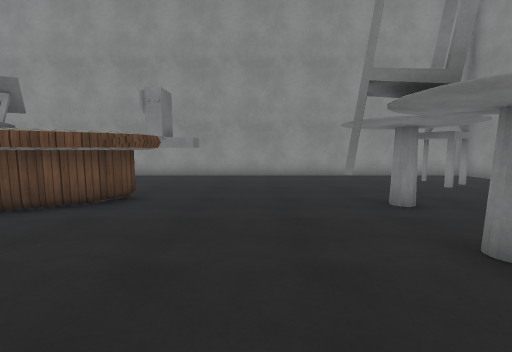
[1] (above)

19 first-person views from a walk through a scene from a Unity 3-D project. The camera is 1.3 m above the floor, tilts 6° down and sees 90° across. The floor is counted in squares, 1 m on a side. Each view is taken from the middle of a square. On the plan, view 1 faces up. The plan holds only what a view shows up to about 13 squares ahead; the rest is blank. The place goes on beyond the plan. The player character is not drawn. Surface patterns are stand-ins for the level's own textures.

[2]
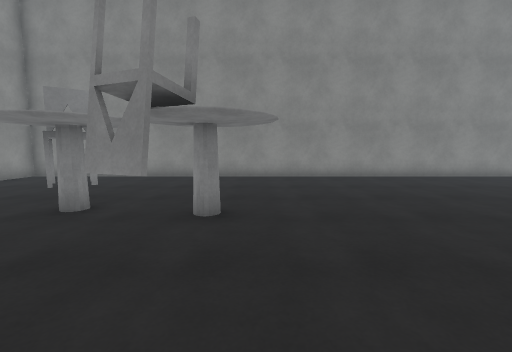

[3]
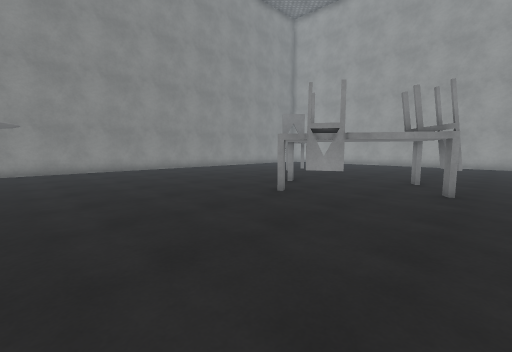

[4]
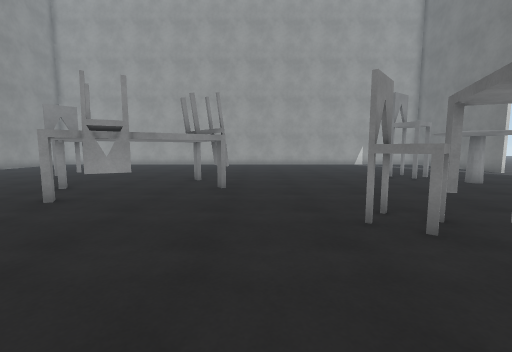

[5]
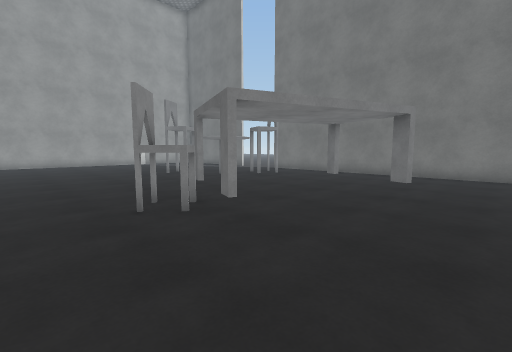

[6]
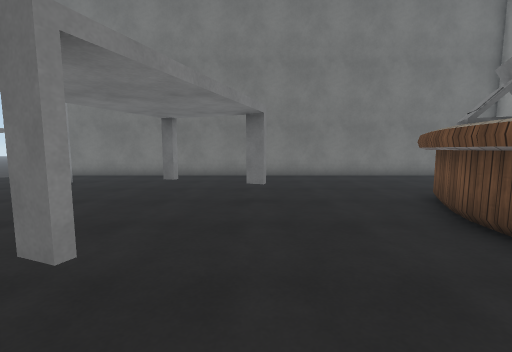

[7]
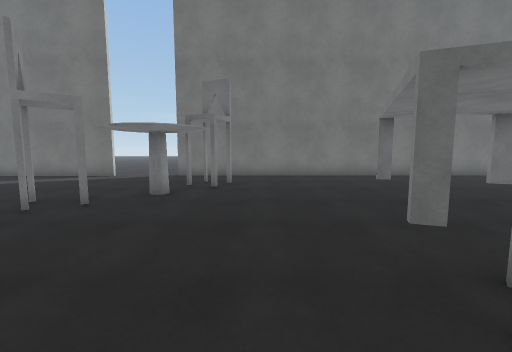

[8]
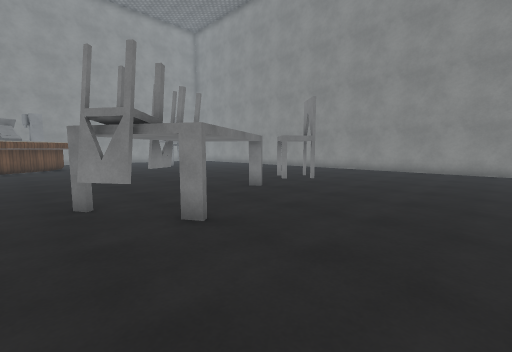

[9]
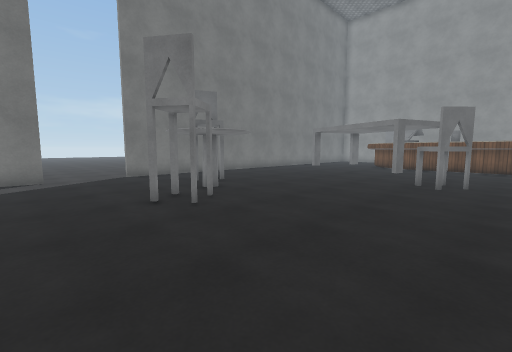

[10]
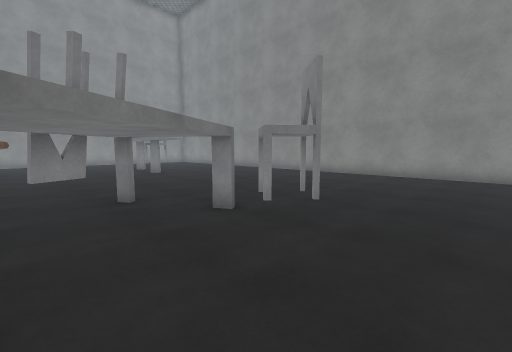

[11]
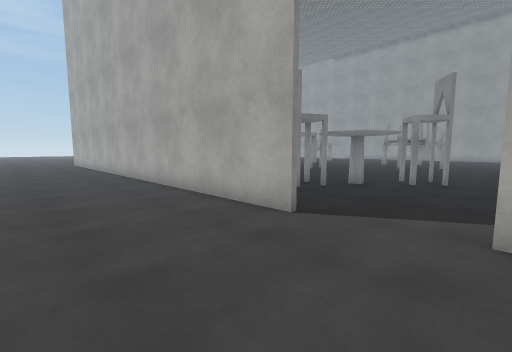

[12]
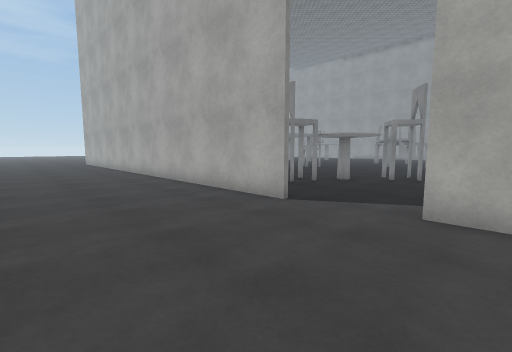

[13]
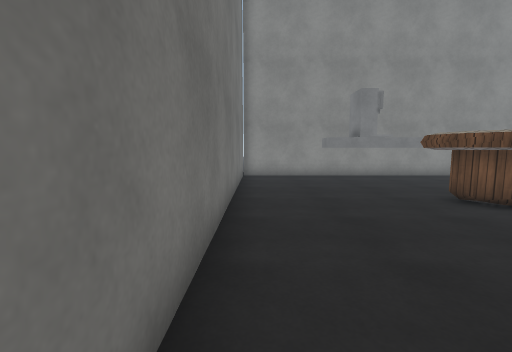

[14]
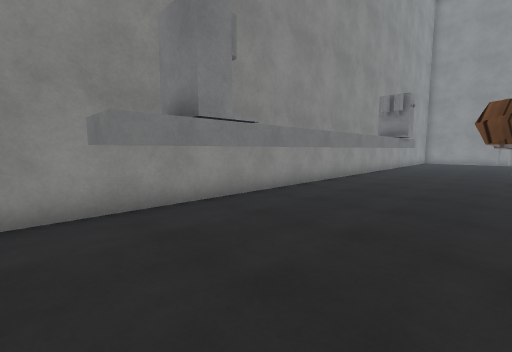

[15]
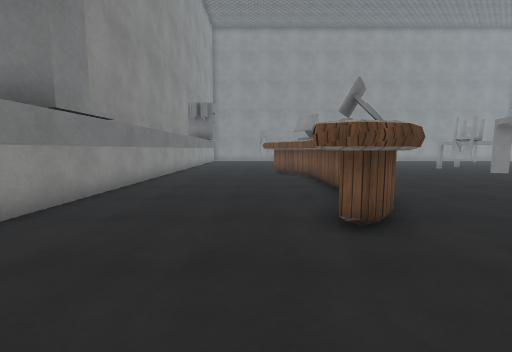

[16]
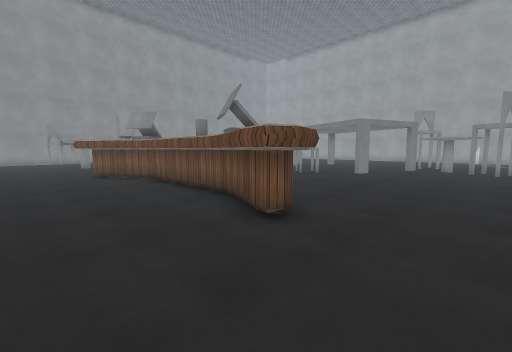

[17]
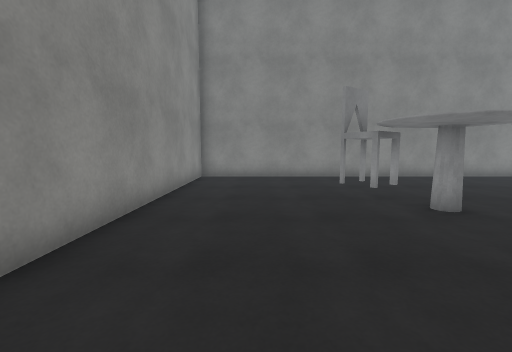

[18]
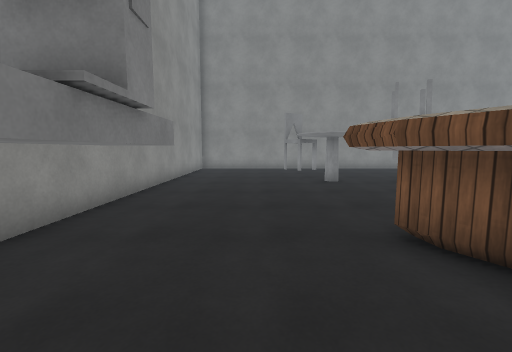

[19]
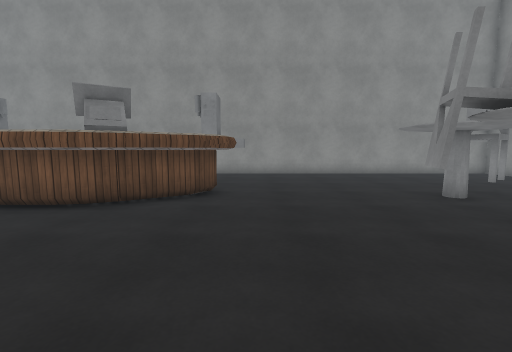

### Floor plan
Key: @ floor where view 1 was taken; # wall or solid block; . floor; = window, fence, low wall or low ledge; C chair; T table; H thing the floor can be seen under or through; O other object.
Columns run from 25 left of view 1 to 10 right of it. Each row starts with its distance up from view 1.
 13      ###############################
 12      #.............................#
 11      #...HH=HHHHHHHH###............#
 10      #.............................#
  9      #.............................#
  8      #........................C....#
  7      #.....##.......###......CCC...#
  6      #.....############.....TTC....#
  5 ...  #.....###########.............#
  4 .... #........######......CC.......#
  3 .....#....................C.T......#
  2 .....#.............................#
  1 .....#......T......................#
  0 .....#...................@.........#
 -1 .....#.....T....T..................#
 -2 .....#..........CC.................#
 -3 .....#.........TCC.................#
 -4 .....#..................T..........#
 -5 .....#................CC.T.........#
 -6 .....#..OO...........T...T.........#
 -7 .....#...O..........C....TC........#
 -8 .....#....TT........CC.TT.CC.......#
 -9 ............O.........T............#
-10 ...........OO......................#
-11 ...................................#
-12  .....#............................#
-13 . ....#............................#

Where each view was taken, in squares from view 1:
view 1: 0 up, 0 right, facing up
view 2: 2 up, 2 left, facing right
view 3: 2 up, 6 left, facing down-right
view 4: 2 up, 6 left, facing down
view 5: 3 up, 6 left, facing down-left
view 6: 1 up, 7 left, facing left
view 7: 5 down, 7 left, facing left
view 8: 13 down, 6 left, facing up-right
view 9: 13 down, 7 left, facing up-left
view 10: 11 down, 3 left, facing up-right
view 11: 12 down, 24 left, facing up-right
view 12: 13 down, 25 left, facing up-right
view 13: 0 up, 19 left, facing up
view 14: 7 up, 17 left, facing up-right
view 15: 8 up, 18 left, facing right
view 16: 10 up, 17 left, facing down-right
view 17: 10 up, 2 left, facing right
view 18: 9 up, 7 left, facing right
view 19: 1 down, 2 left, facing up
